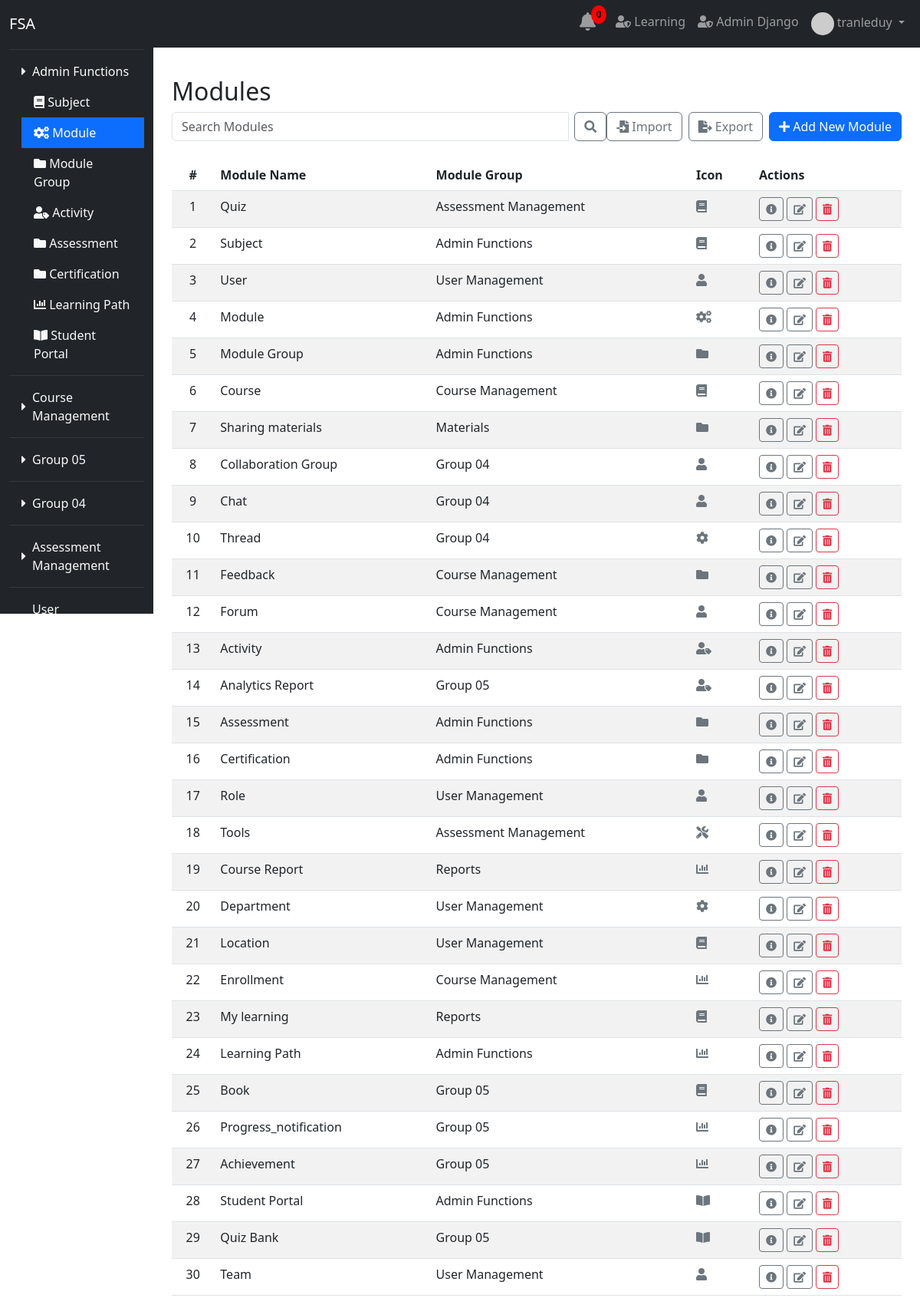
The page /module_group/modules/ (signed in) on the database its author committed.
### user/models.py (models this page shows)
class User(AbstractUser):
    date_joined = models.DateTimeField(auto_now_add=True)
    training_programs = models.ManyToManyField(TrainingProgram, blank=True)
    modules = models.ManyToManyField(Module, related_name='assigned_users', blank=True)
    groups = models.ManyToManyField(
        Group,
        blank=True,
        help_text='The groups this user belongs to.',
        verbose_name='groups',
        related_name='custom_user_groups',
    )
    user_permissions = models.ManyToManyField(
        Permission,
        blank=True,
        help_text='Specific permissions for this user.',
        verbose_name='user permissions',
        related_name='custom_user_permissions',
    )

### module_group/models.py (models this page shows, shortened)
class ModuleGroup(models.Model):
    group_name = models.CharField(max_length=255)
    def __str__(self):
        return self.group_name

class Module(models.Model):
    module_name = models.CharField(max_length=255)
    module_url = models.CharField(max_length=255)
    icon = models.CharField(max_length=255, blank=True, null=True)
    module_group = models.ForeignKey(ModuleGroup, related_name='modules', on_delete=models.CASCADE)

### module_group/views.py (the view)
# urls.py: path('modules/', views.module_list, name='module_list'),
@login_required
def module_list(request):
    module_groups = ModuleGroup.objects.all()
    search_query = request.GET.get('search', '')  # Get the search query from GET parameters
    if search_query:
        modules = Module.objects.filter(module_name__icontains=search_query)
    else:
        modules = Module.objects.all()
    form = ExcelImportForm()
    return render(request, 'module_list.html', {
        'module_groups': module_groups,
        'modules': modules,
        'form': form,
        'search_query': search_query  # Pass the search query to the template
    })

### module_group/forms.py
class ExcelImportForm(forms.Form):
    excel_file = forms.FileField(label="Upload Excel File")

### module_group/templates/module_list.html (shortened to what this page needs)
{% extends "base.html" %}
{% load static %}
{% block content %}
<div class="container mt-4">
    <h2>Modules</h2>
    <div class="d-flex flex-column flex-md-row justify-content-between align-items-center mb-4">
      <form method="GET" class="flex-grow-1 mb-2 mb-md-0">
          <div class="input-group gap-2">
              <input type="text" name="search" class="form-control"
                     placeholder="Search Modules" aria-label="Search Module Groups"
                     value="{{ request.GET.search }}" style="min-width: 200px; max-width: 600px;">
              <div class="input-group-append">
                  <button class="btn btn-outline-secondary" type="submit">
                      <i class="fas fa-search"></i>
                  </button>
              </div>
          </div>
      </form>
      <div class="d-flex gap-2">
          <button class="btn btn-outline-secondary" title="Import Module from Excel"
                    data-bs-toggle="modal" data-bs-target="#importModal" data-bs-toggle="tooltip">
                <i class="fas fa-file-import"></i> Import
            </button>
          <a href="{% url 'module_group:export_modules' %}" class="btn btn-outline-secondary"
             title="Export Users to Excel" data-toggle="tooltip">
              <i class="fas fa-file-export"></i> Export
          </a>
          <a href="{% url 'module_group:module_add' %}" class="btn btn-primary">
              <i class="fas fa-plus"></i> Add New Module
          </a>
      </div>
  </div>
    <table class="table table-striped">
        <thead>
            <tr>
                <th class="text-center">#</th>
                <th>Module Name</th>
                <th>Module Group</th>
                <th>Icon</th>
                <th>Actions</th>
            </tr>
        </thead>
        <tbody>
            {% for module in modules %}
            <tr>
                <td class="text-center">{{ forloop.counter }}</td>
                <td>{{ module.module_name }}</td>
                <td>{{ module.module_group }}</td>
                <td><i class="{{ module.icon }} text-secondary"></i></td>
                <td>
                    <a title="Details" href="{% url 'module_group:module_detail' module.pk %}" class="btn btn-outline-secondary btn-sm"><i class="fas fa-info-circle"></i></a>
                    <a title="Edit"  href="{% url 'module_group:module_edit' module.pk %}" class="btn btn-outline-secondary btn-sm"><i class="fas fa-edit"></i></a>
                    <a title="Delete" href="{% url 'module_group:module_delete' module.pk %}" class="btn btn-outline-danger btn-sm"><i class="fas fa-trash-alt"></i></a>
                </td>
            </tr>
            {% endfor %}
        </tbody>
    </table>
</div>
{% endblock %}

### main/templates/admin_sidebar.html (shortened to what this page needs)
<!DOCTYPE html>
<html lang="en">
<head>
    <link href="https://cdn.jsdelivr.net/npm/bootstrap@5.3.0-alpha1/dist/css/bootstrap.min.css" rel="stylesheet">
    <link rel="stylesheet" href="https://cdnjs.cloudflare.com/ajax/libs/font-awesome/5.15.4/css/all.min.css">
</head>
<body>
    <nav class="navbar navbar-expand-lg navbar-dark bg-dark fixed-top">
        <div class="container-fluid">
            <a class="navbar-brand" href="{% url 'main:home' %}">FSA</a>
            <div class="collapse navbar-collapse" id="navbarNav">
                <ul class="navbar-nav ms-auto">
                    {% if request.user.is_authenticated %}
                        {% include 'notification_bell.html' %}
                        <li class="nav-item">
                            <a class="nav-link" href="{% url 'student_portal:course_list' %}">
                                <i class="fas fa-user-shield"></i> Learning
                            </a>
                        </li>
                        <li class="nav-item">
                            <a class="nav-link" href="{% url 'admin:index' %}" target="_blank">
                                <i class="fas fa-user-shield"></i> Admin Django
                            </a>
                        </li>
                        <li class="nav-item dropdown">
                            <a class="nav-link dropdown-toggle" href="#" id="userDropdown" role="button" data-bs-toggle="dropdown" aria-expanded="false">
                                {% if request.user.profile.profile_picture_url %}
                                    <img src="{{ request.user.profile.profile_picture_url }}" alt="Profile Picture" class="rounded-circle" width="30" height="30">
                                {% endif %}
                                {{ request.user.get_full_name|default:request.user.username }}
                            </a>
                        </li>
                    {% else %}
                        <li class="nav-item"><a class="nav-link" href="{% url 'main:register_email' %}">Register</a></li>
                        <li class="nav-item"><a class="nav-link" href="{% url 'main:login' %}">Login</a></li>
                    {% endif %}
                </ul>
            </div>
        </div>
    </nav>
    <div class="container-fluid">
        <div class="row">
            <nav id="sidebar" class="col-md-3 col-lg-2 bg-dark pt-3 vh-100 d-flex flex-column position-fixed" style="height: 100vh; overflow-y: auto;">
                <ul class="nav flex-column">
                    {% if user.is_authenticated %}
                        {% for group in module_groups %}
                            <li class="nav-item">
                                <a class="nav-link text-light d-flex align-items-center" href="#group-{{ group.id }}"
                                    data-bs-toggle="collapse" role="button"
                                    aria-expanded="{% if group.modules.all.0.module_url == active_module_url %}true{% else %}false{% endif %}"
                                    aria-controls="group-{{ group.id }}">
                                    <i class="fas fa-caret-right me-2" id="icon-{{ group.id }}"></i>
                                    {{ group.group_name }}
                                </a>
                                <div id="group-{{ group.id }}" class="collapse {% if group.modules.all.0.module_url == active_module_url %}show{% endif %}">
                                    <ul class="nav flex-column ms-3">
                                        {% for module in group.modules.all %}
                                            <li class="nav-item">
                                                <a class="nav-link text-light {% if module.module_url == active_module_url %}active{% endif %}"
                                                   href="{% url module.module_url %}">
                                                    <i class="{{ module.icon }}"></i> {{ module.module_name }}
                                                </a>
                                            </li>
                                        {% endfor %}
                                    </ul>
                                </div>
                            </li>
                            <hr class="border-secondary my-2">
                        {% endfor %}
                    {% endif %}
                </ul>
            </nav>
        </div>
    </div>
</body>
</html>

### main/templates/admin_sidebar.html (style rules this page uses)
.nav-link.active { color: #ffffff !important; background-color: #0d6efd !important; }

### rows shown on the page
User: user.get_full_name "tranleduy"
ModuleGroup: group_name "Admin Functions"
Module: module_name "Subject", module_group "Admin Functions"
Module: module_name "Module", module_group "Admin Functions"
Module: module_name "Module Group", module_group "Admin Functions"
Module: module_name "Activity", module_group "Admin Functions"
Module: module_name "Assessment", module_group "Admin Functions"
Module: module_name "Certification", module_group "Admin Functions"
Module: module_name "Learning Path", module_group "Admin Functions"
Module: module_name "Student Portal", module_group "Admin Functions"
ModuleGroup: group_name "Course Management"
ModuleGroup: group_name "Group 05"
ModuleGroup: group_name "Group 04"
ModuleGroup: group_name "Assessment Management"
ModuleGroup: group_name "User…"
Module: module_name "Quiz", module_group "Assessment Management"
Module: module_name "User", module_group "User Management"
Module: module_name "Course", module_group "Course Management"
Module: module_name "Sharing materials", module_group "Materials"
Module: module_name "Collaboration Group", module_group "Group 04"
Module: module_name "Chat", module_group "Group 04"
Module: module_name "Thread", module_group "Group 04"
Module: module_name "Feedback", module_group "Course Management"
Module: module_name "Forum", module_group "Course Management"
Module: module_name "Analytics Report", module_group "Group 05"
Module: module_name "Role", module_group "User Management"
Module: module_name "Tools", module_group "Assessment Management"
Module: module_name "Course Report", module_group "Reports"
Module: module_name "Department", module_group "User Management"
Module: module_name "Location", module_group "User Management"
Module: module_name "Enrollment", module_group "Course Management"
Module: module_name "My learning", module_group "Reports"
Module: module_name "Book", module_group "Group 05"
Module: module_name "Progress_notification", module_group "Group 05"
Module: module_name "Achievement", module_group "Group 05"
Module: module_name "Quiz Bank", module_group "Group 05"
Module: module_name "Team", module_group "User Management"
